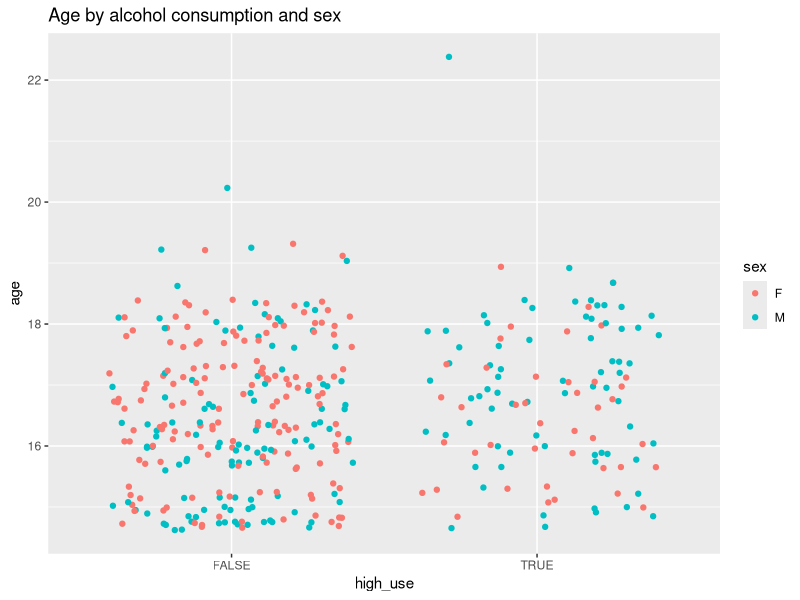
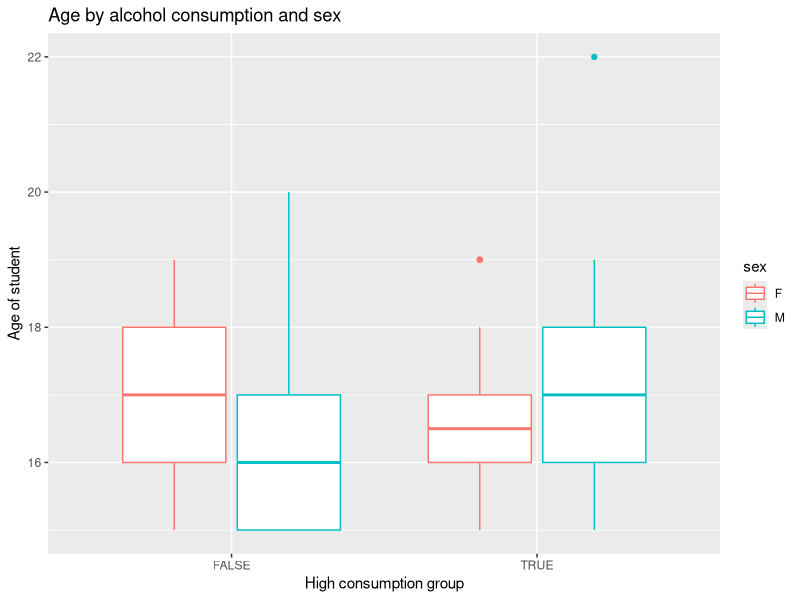
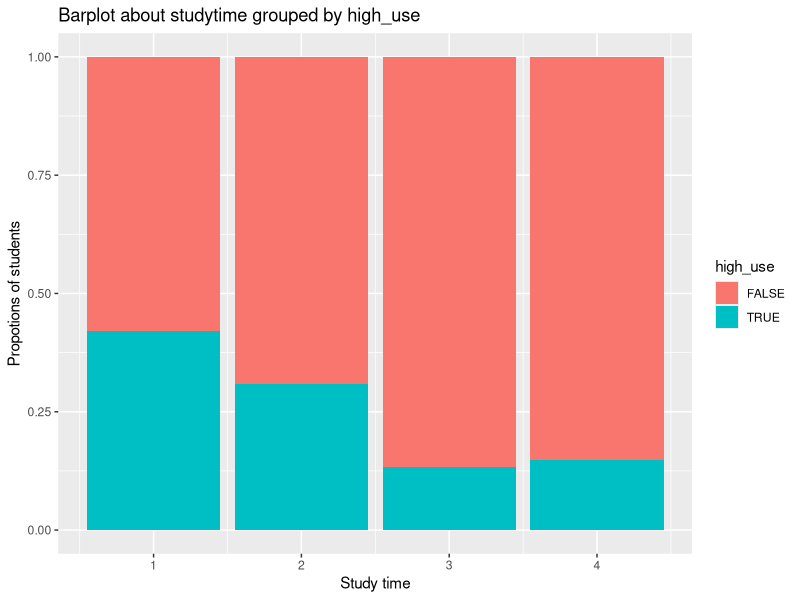

Source code (R) for these figures, in order:
## ---- chunk 1
library(ggplot2)
library(GGally)
library(dplyr)
## ---- chunk 2
alc <- read.table("data/student_alc.txt", header = TRUE)
dim(alc)
## ---- chunk 3
#a jitterplot of high_use and sex
g1 <- ggplot(alc, aes(x = high_use, y = age, col = sex))
g1 + geom_jitter() + ggtitle("Age by alcohol consumption and sex")
## ---- chunk 4
#a boxplot of high_use, sex and age
g1 <- ggplot(alc, aes(x = high_use, y = age, col = sex))
g1 + geom_boxplot() + ggtitle("Age by alcohol consumption and sex") + xlab("High consumption group") + ylab("Age of student")
## ---- chunk 5
#barplot about studytime
ggplot(alc, aes(studytime, fill = high_use)) + geom_bar(position = "fill") +
  ggtitle("Barplot about studytime grouped by high_use")+ xlab("Study time") + ylab("Propotions of students") + scale_y_continuous(name = waiver(), breaks = waiver(), minor_breaks = waiver(), labels = waiver(), limits = NULL, expand = waiver(), na.value = NA_real_, trans = "identity")
